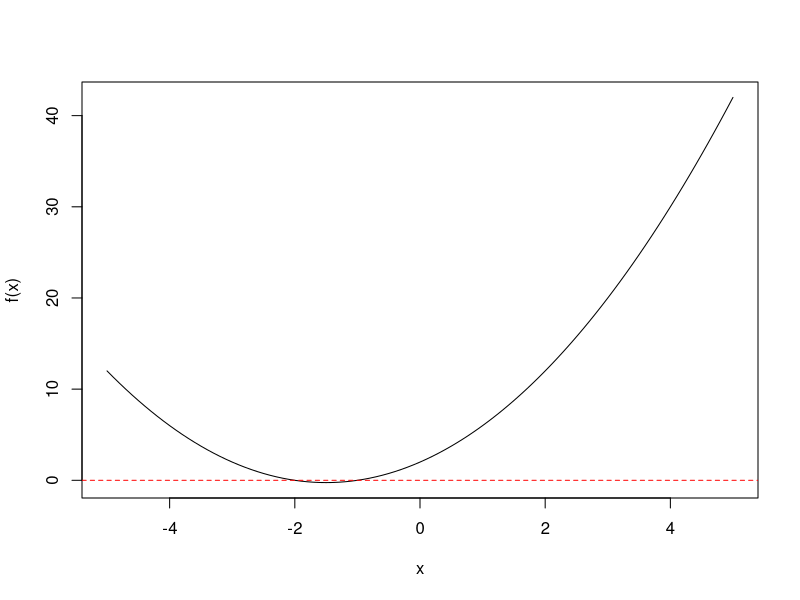

Recreate this plot in R.
## ---- chunk 1
a <- 1
b <- 3
c <- 2

determin <- b^2-4*a*c

if (determin < 0){
  cat("For a =", a, ", b =", b, ", c =", c, "there are no solutions.")
} else if (determin ==0) {
  answer1 <- (-b + sqrt(b^2 - 4*a*c))/ 2*a
  cat("For a =", a, ", b =", b, ", c =", c, "the answer is:", answer1,".")
} else {
  answer1 <- (-b + sqrt(b^2 - 4*a*c))/ 2*a
  answer2 <- (-b - sqrt(b^2 - 4*a*c))/ 2*a
  cat("For a =", a, ", b =", b, ", c =", c, "the answers are:", answer1, "and", answer2)
  }
## ---- chunk 2
x <- seq(-5,5, 0.1)
plot(x, a*x^2 + b*x +c, type = "l", ylab="f(x)")
abline(h=0, lty=2, col="red")
